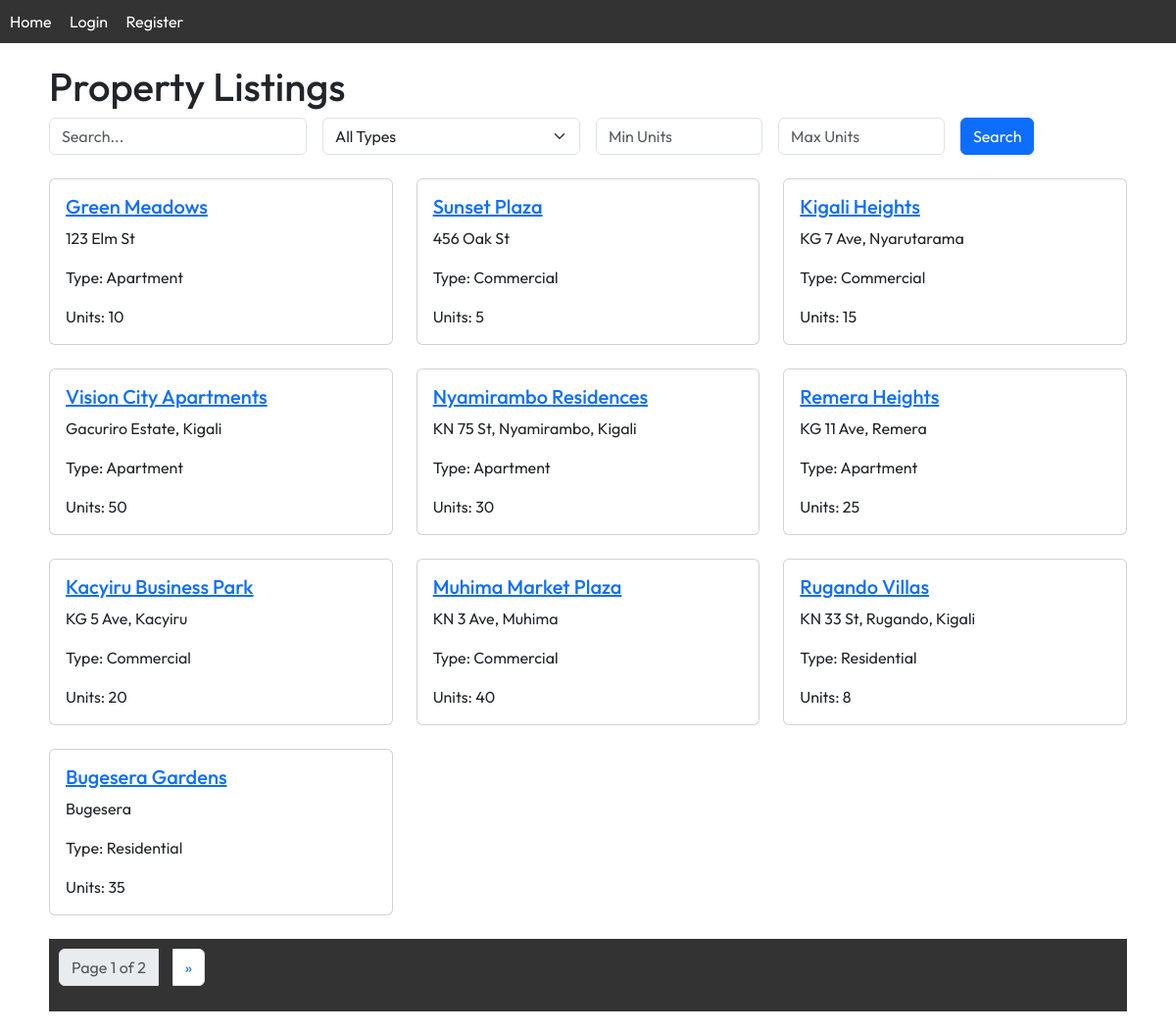
/, run on an earlier commit of the app's database.
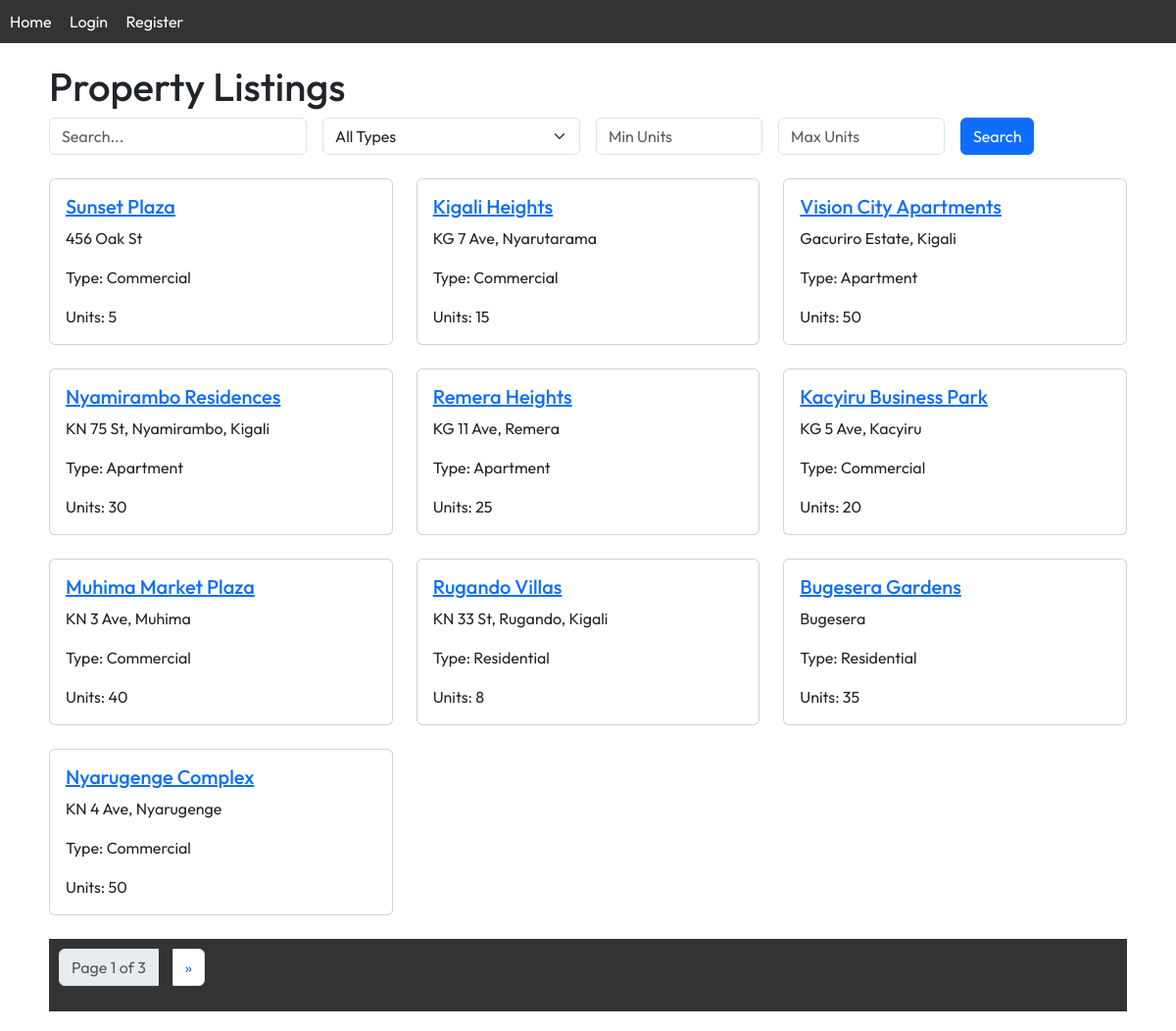
And on a later commit of the database.
### property_app/models.py (models this page shows, shortened)
class Property(models.Model):
    PROPERTY_TYPES = [
        ('Apartment', 'Apartment'),
        ('House', 'House'),
        ('Commercial', 'Commercial'),
    ]
    name = models.CharField(max_length=255)
    address = models.CharField(max_length=255)
    property_type = models.CharField(max_length=50, choices=PROPERTY_TYPES)
    description = models.TextField()
    number_of_units = models.IntegerField()
    owner = models.ForeignKey(User, on_delete=models.CASCADE, related_name='properties', default=1)

### property_app/views.py (the view)
class PropertyListView(ListView):
    model = Property
    template_name = 'property_app/property_list.html'
    context_object_name = 'properties'
    paginate_by = 10  # Optional: Add pagination
    def get_queryset(self):
        queryset = super().get_queryset()
        query = self.request.GET.get('q')
        property_type = self.request.GET.get('property_type')
        min_units = self.request.GET.get('min_units')
        max_units = self.request.GET.get('max_units')
        if query:
            queryset = queryset.filter(
                Q(name__icontains=query) |
                Q(address__icontains=query) |
                Q(description__icontains=query)
            )
        if property_type and property_type != 'All':
            queryset = queryset.filter(property_type=property_type)
        if min_units:
            queryset = queryset.filter(number_of_units__gte=min_units)
        if max_units:
            queryset = queryset.filter(number_of_units__lte=max_units)
        return queryset

### templates/property_app/property_list.html (shortened to what this page needs)
{% extends "base.html" %}
{% block content %}
  <h1>Property Listings</h1>
  <form method="get" class="row g-3 mb-4">
    <div class="col-md-3">
      <input type="text" name="q" class="form-control" placeholder="Search..." value="{{ request.GET.q }}">
    </div>
    <div class="col-md-3">
      <select name="property_type" class="form-select">
        <option value="All">All Types</option>
      </select>
    </div>
    <div class="col-md-2">
      <input type="number" name="min_units" class="form-control" placeholder="Min Units" value="{{ request.GET.min_units }}">
    </div>
    <div class="col-md-2">
      <input type="number" name="max_units" class="form-control" placeholder="Max Units" value="{{ request.GET.max_units }}">
    </div>
    <div class="col-md-2">
      <button type="submit" class="btn btn-primary">Search</button>
    </div>
  </form>
  <div class="row">
    {% for property in properties %}
      <div class="col-md-4">
        <div class="card mb-4">
          <div class="card-body">
            <h5 class="card-title"><a href="{% url 'property_detail' property.pk %}">{{ property.name }}</a></h5>
            <p class="card-text">{{ property.address }}</p>
            <p class="card-text">Type: {{ property.property_type }}</p>
            <p class="card-text">Units: {{ property.number_of_units }}</p>
          </div>
        </div>
      </div>
    {% empty %}
      <p>No properties found.</p>
    {% endfor %}
  </div>
  {% if is_paginated %}
    <nav aria-label="Page navigation">
      <ul class="pagination">
        <li class="page-item disabled"><a class="page-link">Page {{ page_obj.number }} of {{ page_obj.paginator.num_pages }}</a></li>
        {% if page_obj.has_next %}
          <li class="page-item">
            <a class="page-link" href="?{% if request.GET.q %}q={{ request.GET.q }}&{% endif %}page={{ page_obj.next_page_number }}" aria-label="Next">
              <span aria-hidden="true">&raquo;</span>
            </a>
          </li>
        {% endif %}
      </ul>
    </nav>
  {% endif %}
{% endblock %}

What changed in the data, as far as the page shows it:
removed Property: name "Green Meadows", address "123 Elm St", property_type "Apartment", number_of_units "10"
now on this page (row unchanged): Property: name "Nyarugenge Complex", address "KN 4 Ave, Nyarugenge", property_type "Commercial", number_of_units "50"
Also different on the page:
{{ page_obj.paginator.num_pages }}: "2" → "3"
